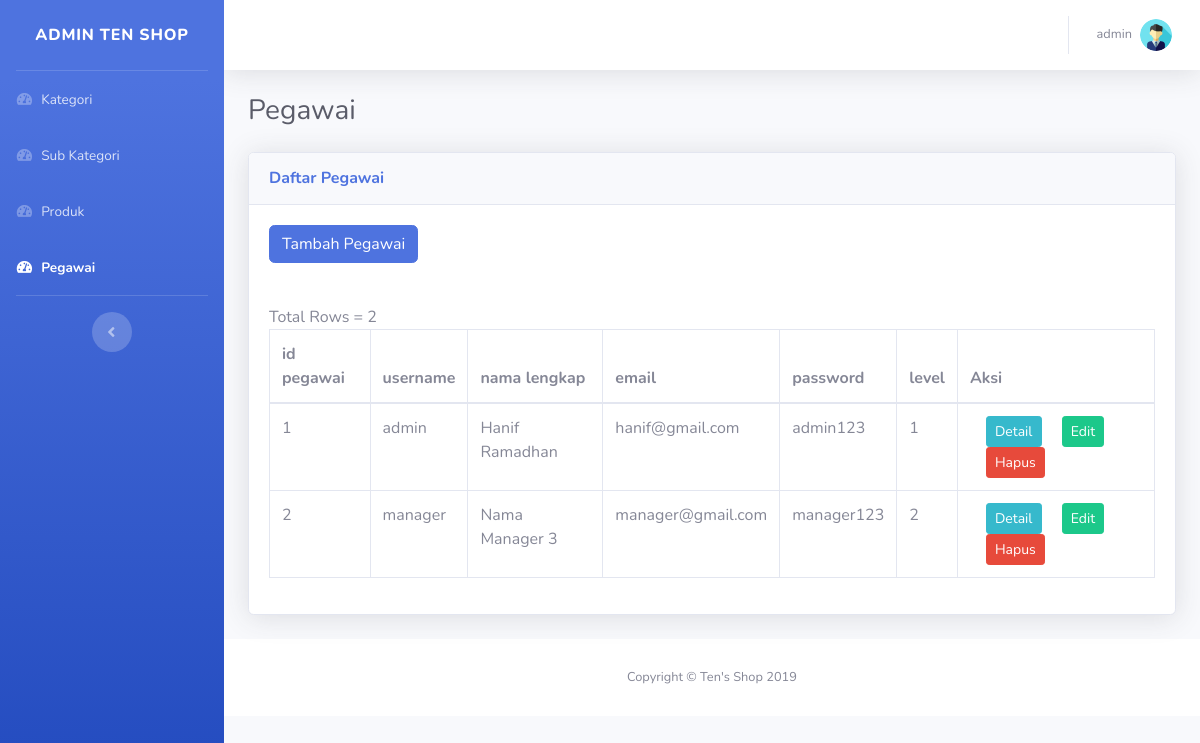
/admin/pegawai.php (signed in), run on the app's committed database.
### tables this page shows
CREATE TABLE `pegawai` (
  `idpegawai` int(11) NOT NULL,
  `username` varchar(30) NOT NULL,
  `nama_lengkap` varchar(30) NOT NULL,
  `email` varchar(30) NOT NULL,
  `password` varchar(255) NOT NULL,
  `level` int(1) NOT NULL
);

### admin/pegawai.php (the view, shortened to what this page needs)
 <!DOCTYPE html>
<html lang="en">
<head>
  <link href="../vendor/fontawesome-free/css/all.min.css" rel="stylesheet" type="text/css">
  <link href="../css/sb-admin-2.min.css" rel="stylesheet">
</head>
<body id="page-top">
  <div id="wrapper">
    <ul class="navbar-nav bg-gradient-primary sidebar sidebar-dark accordion" id="accordionSidebar">
      <a class="sidebar-brand d-flex align-items-center justify-content-center" href="index.php">
        <div class="sidebar-brand-text mx-3">Admin Ten Shop</div>
      </a>
      <hr class="sidebar-divider my-0">
      <li class="nav-item ">
        <a class="nav-link" href="index.php">
          <i class="fas fa-fw fa-tachometer-alt"></i>
          <span>Kategori</span></a>
      </li>
      <li class="nav-item">
        <a class="nav-link" href="sub_kategori.php">
          <i class="fas fa-fw fa-tachometer-alt"></i>
          <span>Sub Kategori</span></a>
      </li>
      <li class="nav-item">
        <a class="nav-link" href="produk.php">
          <i class="fas fa-fw fa-tachometer-alt"></i>
          <span>Produk</span></a>
      </li>
      <li class="nav-item active">
        <a class="nav-link" href="pegawai.php">
          <i class="fas fa-fw fa-tachometer-alt"></i>
          <span>Pegawai</span></a>
      </li>
      <hr class="sidebar-divider d-none d-md-block">
      <div class="text-center d-none d-md-inline">
        <button class="rounded-circle border-0" id="sidebarToggle"></button>
      </div>
    </ul>
    <div id="content-wrapper" class="d-flex flex-column">
      <div id="content">
        <nav class="navbar navbar-expand navbar-light bg-white topbar mb-4 static-top shadow">
          <ul class="navbar-nav ml-auto">
            <li class="nav-item dropdown no-arrow">
              <a class="nav-link dropdown-toggle" href="#" id="userDropdown" role="button" data-toggle="dropdown" aria-haspopup="true" aria-expanded="false">
                <span class="mr-2 d-none d-lg-inline text-gray-600 small"><?= $_SESSION['username'] ?></span>
                <img class="img-profile rounded-circle" src="../img/profile.png">
              </a>
            </li>
          </ul>
        </nav>
        <div class="container-fluid">
          <div class="d-sm-flex align-items-center justify-content-between mb-4">
            <h1 class="h3 mb-0 text-gray-800">Pegawai</h1>
          </div>
          <div class="card shadow mb-4">
            <div class="card-header py-3">
              <h6 class="m-0 font-weight-bold text-primary">Daftar Pegawai</h6>
            </div>
            <div class="card-body">
        			<button type="button" class="btn btn-primary" data-toggle="modal" data-target="#exampleModal">
        			  Tambah Pegawai
        			</button>
              <div class="alert alert-<?php if(isset($alert)) echo $alert[0][0] ?>">
              </div>
              <div class="table-responsive">
                <table class="table table-bordered" id="dataTable" width="100%" cellspacing="0">
                  <thead>
                    <tr>
                      <th>id pegawai</th>
                      <th>username</th>
                      <th>nama lengkap</th>
                      <th>email</th>
                      <th>password</th>
                      <th>level</th>
                      <th>Aksi</th>
                    </tr>
                  </thead>
                    <?php $id=1; ?>
                    <?php $result=$con->query("SELECT * FROM pegawai"); ?>
                    <?php while ($row = $result->fetch_assoc()){ $a = 'a'.$row['idpegawai'];?>
                      <tr>
                      <td><?php echo $id; ?></td>
                      <td><?php echo $row['username'];?></td>
                      <td><?php echo $row['nama_lengkap'];?></td>
                      <td><?php echo $row['email'];?></td>
                      <td><?php echo $row['password'];?></td>
                      <td><?php echo $row['level'];?></td>
                      <td>
                        <a href="detail_pegawai.php?id=<?= $row['idpegawai']?>" class="btn btn-info btn-sm ml-3">Detail</a>
                        <a href="edit_pegawai.php?id=<?=$row['idpegawai']?>" class="btn btn-success btn-sm ml-3">Edit</a>
                        <a data-toggle='modal' data-target='#<?=$a ?>'><button type='button' class='btn btn-danger btn-sm ml-3'>Hapus</button></a>
                      </td>
                      </tr>
                      <?PHP $id++; ?>
                      <?php } ?>
                </table>
              </div>
            </div>
          </div>
      </div>
      <footer class="sticky-footer bg-white">
        <div class="container my-auto">
          <div class="copyright text-center my-auto">
            <span>Copyright &copy; Ten's Shop 2019</span>
          </div>
        </div>
      </footer>
    </div>
  </div>
</body>
</html>

### data on the page
pegawai: username "admin", nama_lengkap "Hanif Ramadhan", email "hanif@gmail.com", password "admin123", level "1"
pegawai: username "manager", nama_lengkap "Nama Manager 3", email "manager@gmail.com", password "manager123", level "2"

### other printed values
$_SESSION['username'] "admin"
